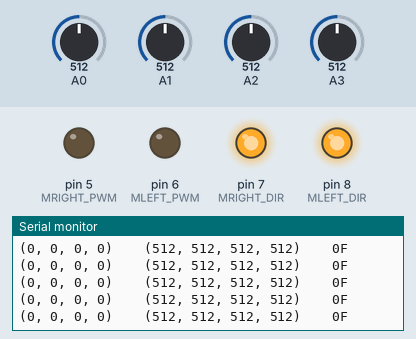
This sketch was run on a simulated Arduino Uno, built with avr-gcc and run on an emulated ATmega328P. On the bench: output pins drawn as LEDs (lit = HIGH), the last lines printed to the serial monitor. Inputs (shaded band) come from the test bench; at power-on: A0 = 512, A1 = 512, A3 = 512, A2 = 512.

Above: at 1.2 s.
1.3 s: A0 set to 779
At 1.39 s:
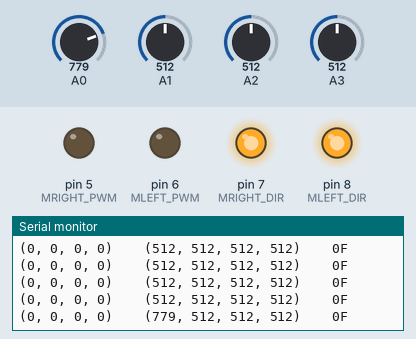
2.8 s: A0 set to 811
At 2.95 s:
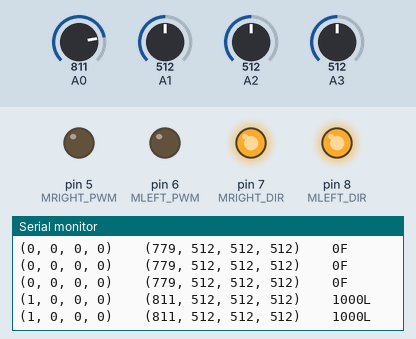
6.8 s: A1 set to 107
At 6.81 s:
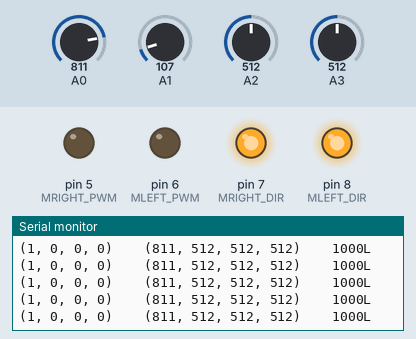
9.8 s: A1 set to 90
At 9.84 s:
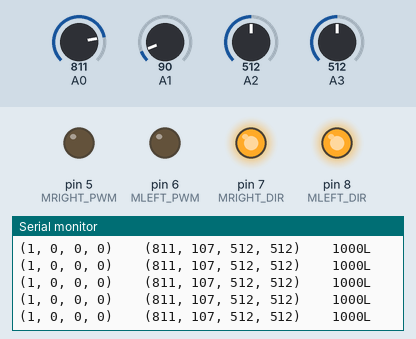
12.8 s: A3 set to 108
At 12.81 s:
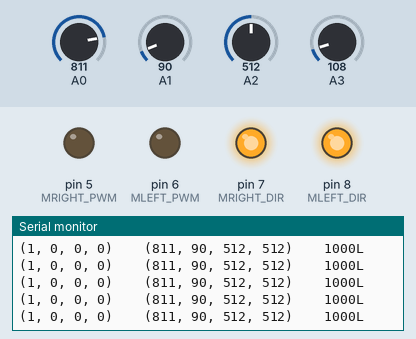
15.8 s: A3 set to 91
At 15.82 s:
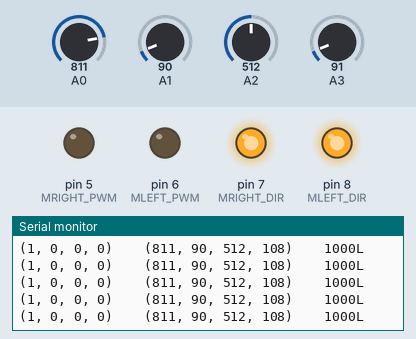
Timing chart, 0 to 18.3 s (numbered marks = the images above; inputs shaded):
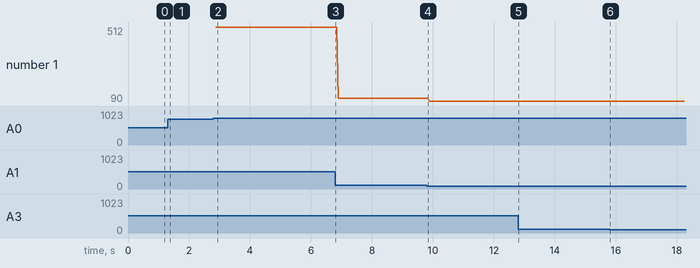

The sketch:

LineFollower.ino
```cpp
#define DEBUG


//Green - LEFT
//Brown - RIGHT

#define MLEFT_PWM 6
#define MLEFT_DIR 8

#define MRIGHT_PWM 5
#define MRIGHT_DIR 7

#define FORWARD HIGH
#define BACKWARD LOW

#define S0T 795
#define S1T 810
#define S2T 895
#define S3T 750

#define NORMAL_SPEED 75
#define STOP_SPEED 0
#define FF_SPEED 100

int s0, s1, s2, s3;
int s0r, s1r, s2r, s3r;
int value;

void allOff(){
  digitalWrite(MLEFT_DIR, FORWARD);
  digitalWrite(MRIGHT_DIR, FORWARD);

  analogWrite(MLEFT_PWM, STOP_SPEED);
  analogWrite(MRIGHT_PWM, STOP_SPEED);
}

void forward(){
  allOff();
  #ifndef DEBUG
  digitalWrite(MLEFT_DIR, FORWARD);
  digitalWrite(MRIGHT_DIR, FORWARD);

  analogWrite(MLEFT_PWM, FF_SPEED);
  analogWrite(MRIGHT_PWM, FF_SPEED);
  #else
  Serial.println("F");
  #endif
}


void backwards(){
  allOff();
  #ifndef DEBUG
  digitalWrite(MLEFT_DIR, BACKWARD);
  digitalWrite(MRIGHT_DIR, BACKWARD);

  analogWrite(MLEFT_PWM, NORMAL_SPEED);
  analogWrite(MRIGHT_PWM, NORMAL_SPEED);
  #else
  Serial.println("B");
  #endif
}


void right(){
  allOff();
  #ifndef DEBUG
  digitalWrite(MLEFT_DIR, FORWARD);
  digitalWrite(MRIGHT_DIR, BACKWARD);

  analogWrite(MLEFT_PWM, NORMAL_SPEED);
  analogWrite(MRIGHT_PWM, NORMAL_SPEED);
  #else
  Serial.println("R");
  #endif
}

void left(){
  allOff();
  #ifndef DEBUG
  digitalWrite(MLEFT_DIR, BACKWARD);
  digitalWrite(MRIGHT_DIR, FORWARD);

  analogWrite(MLEFT_PWM, NORMAL_SPEED);
  analogWrite(MRIGHT_PWM, NORMAL_SPEED);
  #else
  Serial.println("L");
  #endif
}

void setup(){

  Serial.begin(9600);

  pinMode(MRIGHT_PWM, OUTPUT);
  pinMode(MRIGHT_DIR, OUTPUT);
  pinMode(MLEFT_PWM, OUTPUT);
  pinMode(MLEFT_DIR, OUTPUT);

  allOff();

  #ifndef DEBUG
  pinMode(13, OUTPUT);
  digitalWrite(13, HIGH);
  for(int i=0; i < 5; i++){
    delay(500);
    digitalWrite(13, LOW);
    delay(500);
    digitalWrite(13, HIGH);
  }
  digitalWrite(13, LOW);
  #endif

}


void loop(){

  s0 = analogRead(A0);
  s1 = analogRead(A1);
  s2 = analogRead(A2);
  s3 = analogRead(A3);

if (s0 > S0T){
  s0r = 1;
} else {
  s0r = 0;
}

if (s1 > S1T){
  s1r = 1;
} else {
  s1r = 0;
}

if (s2 > S2T){
  s2r = 1;
} else {
  s2r = 0;
}

if (s3 > S3T){
  s3r = 1;
} else {
  s3r = 0;
}

value = (s0r << 3) + (s1r << 2) + (s2r << 1) + s3r;

  #ifdef DEBUG
  Serial.print("(");
  Serial.print(s0r);
  Serial.print(", ");
  Serial.print(s1r);
  Serial.print(", ");
  Serial.print(s2r);
  Serial.print(", ");
  Serial.print(s3r);
  Serial.print(")    ");


  Serial.print("(");
  Serial.print(s0);
  Serial.print(", ");
  Serial.print(s1);
  Serial.print(", ");
  Serial.print(s2);
  Serial.print(", ");
  Serial.print(s3);
  Serial.print(")");


  Serial.print("    ");
  Serial.print(value, BIN);
  #endif


  switch (value){
    case B0000:
    forward();
    break;

    case B0001:
    right();
    break;

    case B0010:
    right();
    break;
    case B0011:
    right();
    break;

    case B0100:
    left();
    break;

    case B0101:
    right();
    break;

    case B0110:
    forward();
    break;

    case B0111:
    right();
    break;

    case B1000:
    left();
    break;

    case B1001:
    forward();
    break;

    case B1010:
    right();
    break;

    case B1011:
    right();
    break;

    case B1100:
    left();
    break;

    case B1101:
    left();
    break;

    case B1110:
    forward();
    break;

    case B1111:
    forward();
    break;
  }
}
```

Measured:
- the behaviour switches between 795 and 796 on A0 (found by bisection; images 1 and 2)
- after the input at 1.3 s, the serial monitor: prints a new line after 0.07 s (image 1)
- after the input at 2.8 s, the serial monitor: prints a new line after 0.08 s (image 2)
- plotted number 1: 512 → 107 after the input at 6.8 s, 107 → 90 after the input at 9.8 s
